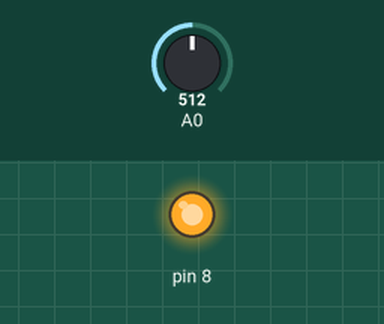
This sketch was run on a simulated Arduino Uno, built with avr-gcc and run on an emulated ATmega328P. Shown: output pins drawn as LEDs (lit = HIGH). The test bench sets the inputs (shaded band); at power-on: A0 = 512.

Above: at 1.2 s.
1.3 s: A0 set to 503
At 2.1 s:
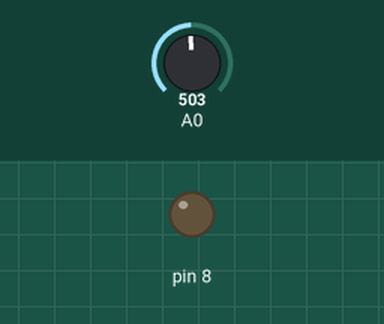
2.8 s: A0 set to 716
At 3.3 s:
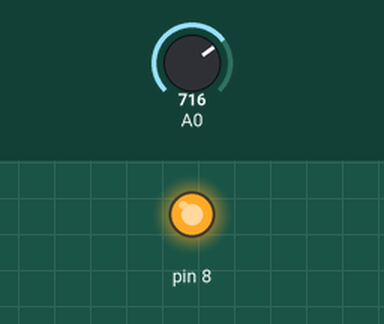
4.3 s: A0 set to 511
At 5.6 s:
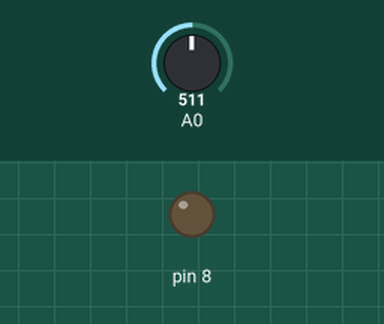
Timing chart, 0 to 7.3 s (numbered marks = the images above; inputs shaded):
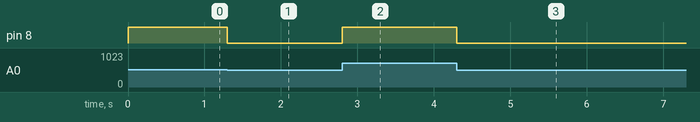

The sketch:

PWM.ino
```cpp
void setup() {
  // put your setup code here, to run once:

}

void loop() {
  // put your main code here, to run repeatedly:
  int analog = analogRead(A0);
  analogWrite(8, analog / 4);
}
```

Measured:
- the behaviour switches between 512 and 511 on A0 (found by bisection; images 0 and 1)
- after the input at 1.3 s, pin 8: HIGH → LOW at once
- after the input at 2.8 s, pin 8: LOW → HIGH at once
- after the input at 4.3 s, pin 8: HIGH → LOW at once
